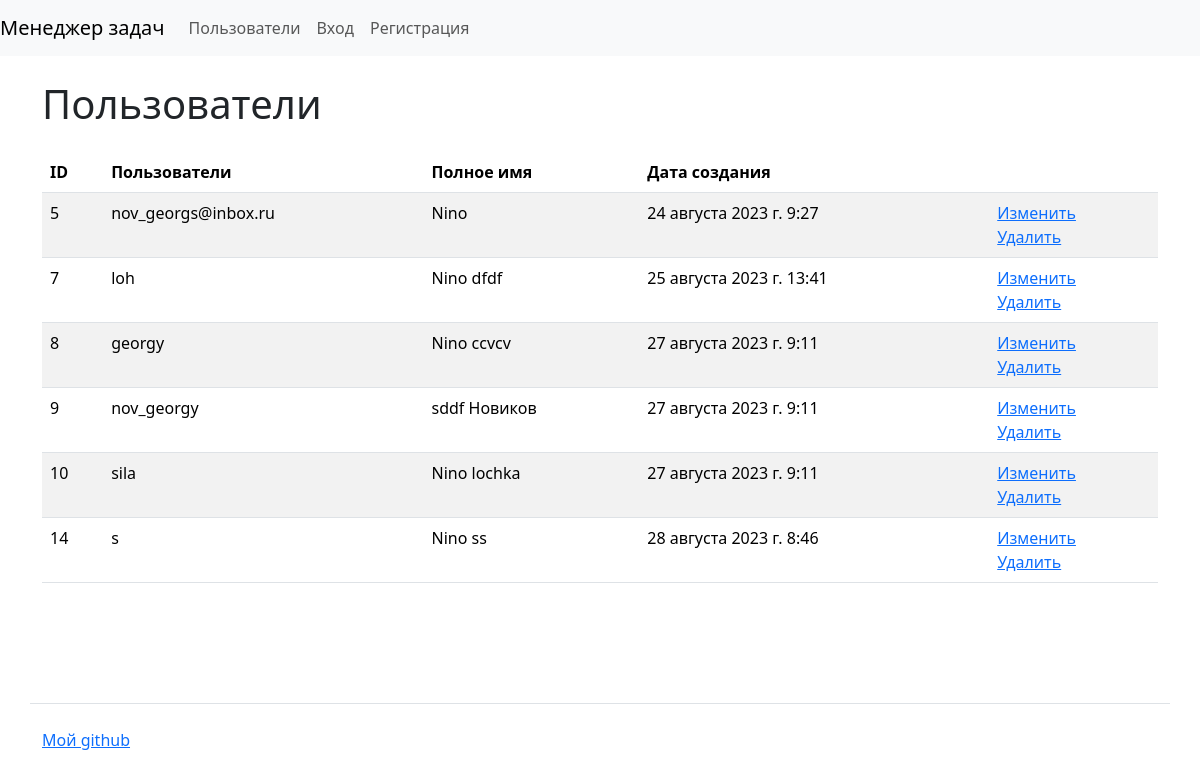
/users/, run on the app's committed database.
### users/models.py (models this page shows)
class CustomUser(AbstractUser):
    def __str__(self):
        return self.get_full_name()

### users/views.py (the view)
# urls.py: path('', views.IndexView.as_view(), name='labels'),
class IndexView(View):
    def get(self, request, *args, **kwargs):
        users = CustomUser.objects.values('id', 'first_name', 'last_name',
                                          'username', 'date_joined')[:15]
        return render(request, 'users/index.html', context={
            'users': users,
        })

### templates/users/index.html (shortened to what this page needs)
{% extends "base.html" %}
{% load i18n %}
{% block content %}
<h1 class="my-4">{% trans "Users" %}</h1>
<table class="table table-striped">
    <thead>
        <tr>
          <th>ID</th>
          <th>{% trans "Username" %}</th>
          <th>{% trans "Full name" %}</th>
          <th>{% trans "Date of creation" %}</th>
          <th></th>
        </tr>
      </thead>
    <tbody>
    {% for user in users %}
    <tr>
        <td>{{user.id}}</td>
        <td>{{user.username}}</td>
        <td>{{user.first_name}} {{  user.last_name }}</td>
        <td>{{user.date_joined}}</td>
        <td>
            <a href="{% url 'update_user' user.id %}">{% trans "To change" %}</a>
            <br>
            <a href="{% url 'delete_user' user.id %}">{% trans "Remove" %}</a>
          </td>
    </tr>
    {% endfor %}
    </tbody>
</table>
{% endblock %}

### data on the page
CustomUser: id "5", username "nov_georgs@inbox.ru", first_name "Nino", date_joined "24 августа 2023 г. 9:27"
CustomUser: id "7", username "loh", first_name "Nino", last_name "dfdf", date_joined "25 августа 2023 г. 13:41"
CustomUser: id "8", username "georgy", first_name "Nino", last_name "ccvcv", date_joined "27 августа 2023 г. 9:11"
CustomUser: id "9", username "nov_georgy", first_name "sddf", last_name "Новиков", date_joined "27 августа 2023 г. 9:11"
CustomUser: id "10", username "sila", first_name "Nino", last_name "lochka", date_joined "27 августа 2023 г. 9:11"
CustomUser: id "14", username "s", first_name "Nino", last_name "ss", date_joined "28 августа 2023 г. 8:46"
